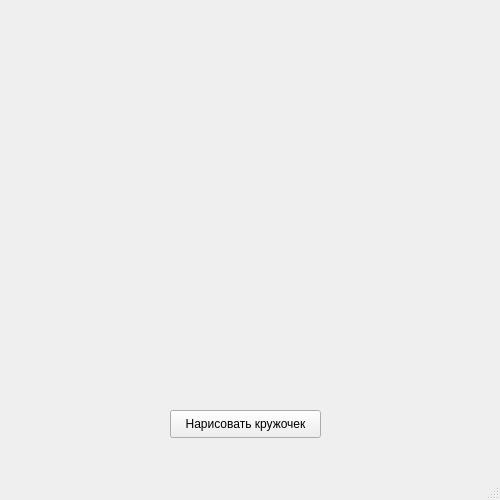
<?xml version="1.0" encoding="UTF-8"?>
<ui version="4.0">
 <class>MainWindow</class>
 <widget class="QMainWindow" name="MainWindow">
  <property name="geometry">
   <rect>
    <x>0</x>
    <y>0</y>
    <width>500</width>
    <height>500</height>
   </rect>
  </property>
  <property name="windowTitle">
   <string>MainWindow</string>
  </property>
  <widget class="QWidget" name="centralwidget">
   <widget class="QPushButton" name="pushButton">
    <property name="geometry">
     <rect>
      <x>170</x>
      <y>410</y>
      <width>151</width>
      <height>28</height>
     </rect>
    </property>
    <property name="text">
     <string>Нарисовать кружочек</string>
    </property>
   </widget>
   <widget class="QLabel" name="label">
    <property name="geometry">
     <rect>
      <x>24</x>
      <y>20</y>
      <width>461</width>
      <height>371</height>
     </rect>
    </property>
    <property name="text">
     <string/>
    </property>
   </widget>
  </widget>
  <widget class="QMenuBar" name="menubar">
   <property name="geometry">
    <rect>
     <x>0</x>
     <y>0</y>
     <width>500</width>
     <height>26</height>
    </rect>
   </property>
  </widget>
  <widget class="QStatusBar" name="statusbar"/>
 </widget>
 <resources/>
 <connections/>
</ui>
